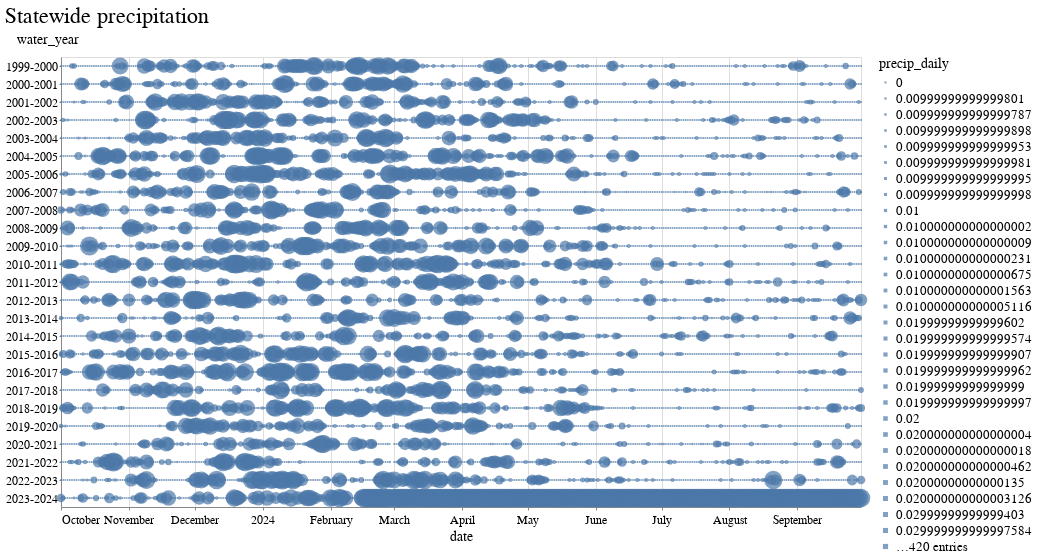

The cell this chart's notebook holds for it:
### Code cell
chart_region = atlasIDs[0]

alt.Chart(df[df.hydrologic_region == chart_region ]).mark_circle().encode(
    x="date:T",
    y="water_year",
    #color="precip_inches",
    size="precip_daily"
).properties(
    title=f"{chart_region} precipitation", 
    width=800
)

### Figure 1 — Vega-Lite specification as saved in the notebook (floating-point values rounded to 4 significant figures; data arrays with more than 128 entries replaced by an {"elided": "..."} marker saying what was removed)
{"config": {"view": {"width": 800, "height": 450}, "background": "#ffffff", "title": {"anchor": "start", "font": "BentonGothic-Bold, sans", "fontColor": "#000000", "fontSize": 22, "fontWeight": "normal"}, "arc": {"fill": "#82c6df"}, "area": {"fill": "#82c6df"}, "line": {"stroke": "#82c6df", "strokeWidth": 3}, "path": {"stroke": "#82c6df"}, "rect": {"fill": "#82c6df"}, "shape": {"stroke": "#82c6df"}, "bar": {"fill": "#82c6df"}, "point": {"stroke": "#82c6df"}, "symbol": {"fill": "#82c6df", "size": 30}, "axis": {"titleFont": "BentonGothic-Bold, sans", "titleFontSize": 14, "titleFontWeight": "normal", "labelFont": "BentonGothic, sans", "labelFontSize": 12, "labelFontWeight": "normal"}, "axisX": {"labelAngle": 0, "labelPadding": 4, "tickSize": 3}, "axisY": {"labelBaseline": "middle", "maxExtent": 45, "minExtent": 45, "tickSize": 2, "titleAlign": "left", "titleAngle": 0, "titleX": -45, "titleY": -11}, "legend": {"titleFont": "BentonGothic-Bold, sans", "titleFontSize": 14, "titleFontWeight": "normal", "symbolType": "square", "labelFont": "BentonGothic, sans", "labelFontSize": 13}, "range": {"category": ["#3580b1", "#ec8431", "#ab7fb4", "#c89d29", "#adc839", "#829eb1"], "diverging": ["#e68a4f", "#f4bb6a", "#f9e39c", "#dadfe2", "#a6b7c6", "#849eae"], "heatmap": ["#fbf2c7", "#f9e39c", "#f8d36e", "#f4bb6a", "#e68a4f", "#d15a40", "#ab4232"], "ordinal": ["#fbf2c7", "#f9e39c", "#f8d36e", "#f4bb6a", "#e68a4f", "#d15a40", "#ab4232"], "ramp": ["#fbf2c7", "#f9e39c", "#f8d36e", "#f4bb6a", "#e68a4f", "#d15a40", "#ab4232"]}}, "data": {"name": "data-7120a0921eca678359e2863b6b443b3c"}, "mark": "circle", "encoding": {"size": {"field": "precip_daily", "type": "nominal"}, "x": {"field": "date", "type": "temporal"}, "y": {"field": "water_year", "type": "nominal"}}, "title": "Statewide precipitation", "width": 800, "$schema": "https://vega.github.io/schema/vega-lite/v4.17.0.json", "datasets": {"data-7120a0921eca678359e2863b6b443b3c": {"elided": "9125 records"}}}
